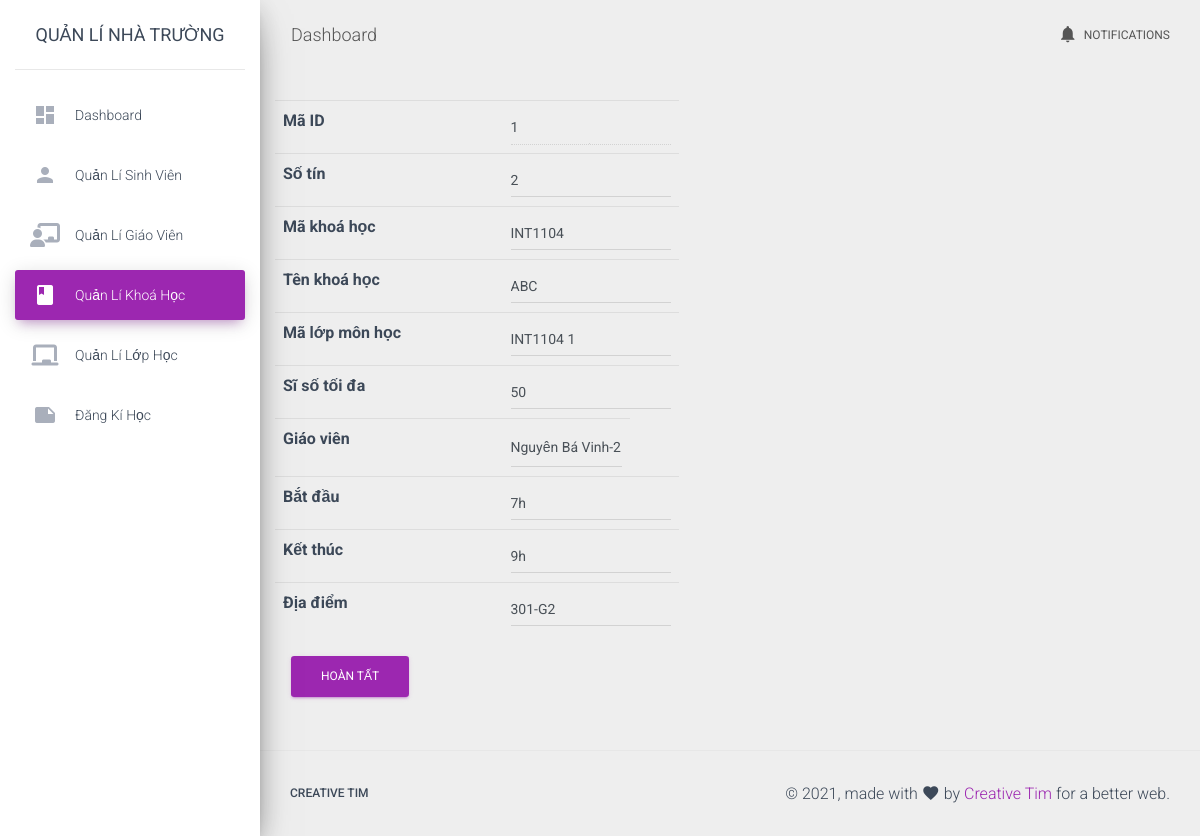
The app's page /manageCourse.php?type=edit&for=1, older data.
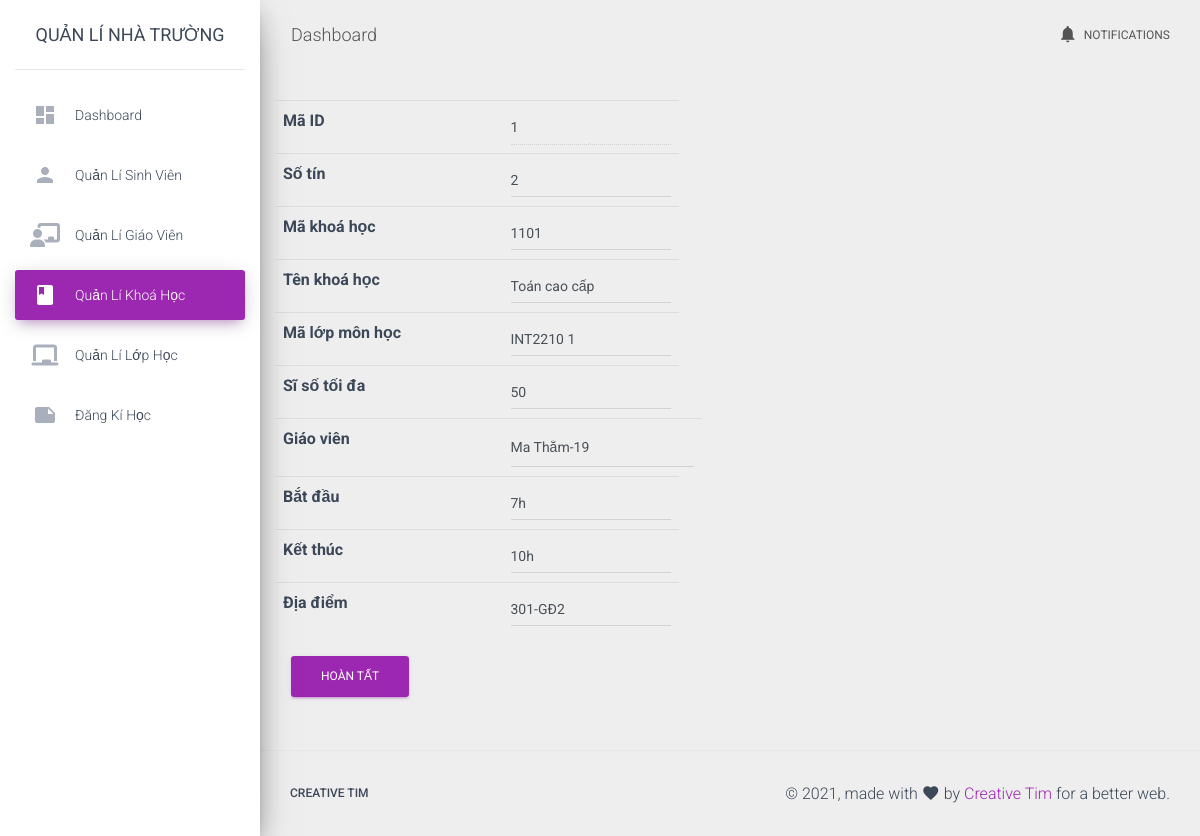
The same page, newer data.
### tables this page shows
CREATE TABLE `courses` (
  `id` int(11) NOT NULL,
  `credit` int(11) NOT NULL,
  `startTime` varchar(5) NOT NULL,
  `endTime` varchar(5) NOT NULL,
  `place` varchar(11) NOT NULL,
  `courseCode` varchar(15) NOT NULL,
  `courseName` varchar(50) NOT NULL,
  `courseClassCode` varchar(20) NOT NULL,
  `maxStudent` int(11) NOT NULL,
  `teacherId` int(11) NOT NULL
);

### module/course/edit.php (the view, shortened to what this page needs)
<?php
$selectTeachers = "
<select name='selectTeacher' class='form-control'>
    <option value='' selected='selected'>----select----</option>";
for ($i = 0; $i < count($teachers); $i++) {
    $fullName = $teachers[$i][1];
    $id = $teachers[$i][0];
    $showTeacher = $fullName . "-" . $id;
    $flag = '';
    if ((isset($selected) && $selected == $id) || $oldData['teacherId'] == $id) {
        $flag = 'selected';
    }
    $selectTeachers .= "<option $flag value='$id'>$showTeacher</option>";
}
$selectTeachers .= '</select>';
echo " <form method='post' action='#'>
    <table style='width:100%' class='table'>
        <tr class='row'>
        <th class='col-sm-3'>Mã ID</th><td><input class='form-control' type='text' name='id1' value='$oldData[id]' disabled/>
        </td>
        </tr>
        <tr class='row'>
        <th class='col-sm-3'>Số tín</th><td><input class='form-control' type='text' name='credit' value='$oldData[credit]'/></td>
            </tr>
             <tr class='row'>
        <th class='col-sm-3'>Mã khoá học</th><td><input class='form-control' type='text' name='courseCode' value='$oldData[courseCode]'/></td>
            </tr>
             <tr class='row'>
        <th class='col-sm-3'>Tên khoá học</th><td><input class='form-control' type='text' name='courseName' value='$oldData[courseName]'/></td>
            </tr>
             <tr class='row'>
        <th class='col-sm-3'>Mã lớp môn học</th><td><input class='form-control' type='text' name='courseClassCode' value='$oldData[courseClassCode]'/></td>
            </tr>
             <tr class='row'>
        <th class='col-sm-3'>Sĩ số tối đa</th><td><input class='form-control' type='text' name='maxStudent' value='$oldData[maxStudent]'/></td>
            </tr>
             <tr class='row'>
        <th class='col-sm-3'>Giáo viên</th><td>$selectTeachers</td>
            </tr>
            <tr class='row'>
        <th class='col-sm-3'>Bắt đầu</th><td><input class='form-control' type='text' name='startTime' value='$oldData[startTime]'/></td>
            </tr>
             <tr class='row'>
        <th class='col-sm-3'>Kết thúc</th><td><input class='form-control' type='text' name='endTime' value='$oldData[endTime]'/></td>
            </tr>
             <tr class='row'>
        <th class='col-sm-3'>Địa điểm</th><td><input class='form-control' type='text' name='place' value='$oldData[place]'/></td>
        </tr>";
echo "
    </table>
    <button type='submit' class='btn btn-primary'>Hoàn tất</button>
</form>";

Row changes from the older to the newer data that the page shows:
changed courses id 1: courseCode "INT1104" → "1101"; courseName "ABC" → "Toán cao cấp"; courseClassCode "INT1104 1" → "INT2210 1"; endTime "9h" → "10h"; place "301-G2" → "301-GĐ2"
Text that changed along with them:
form field selectTeacher: "Nguyễn Bá Vinh-2" → "Ma Thắm-19"
